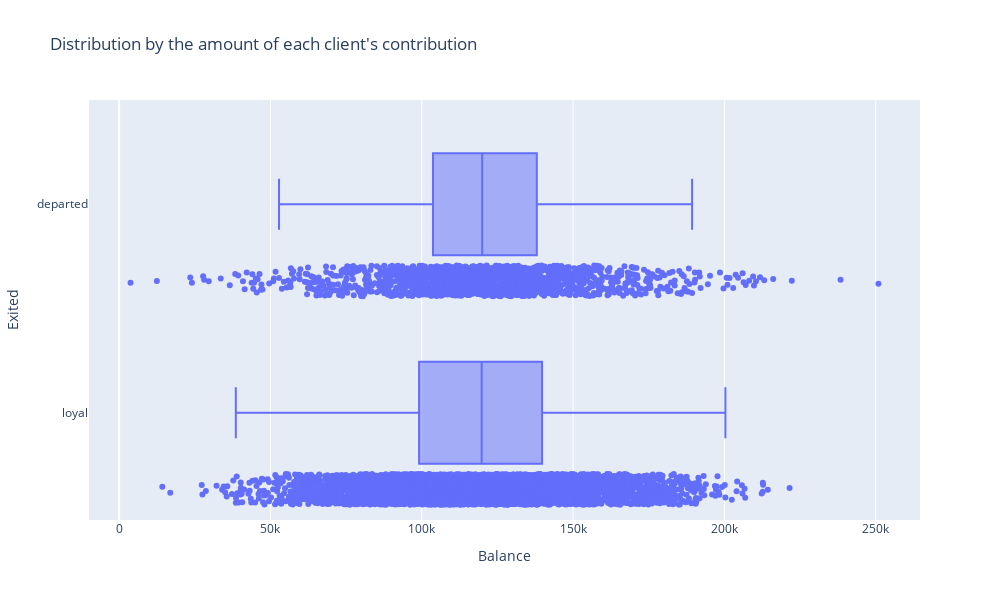

Notebook source saved alongside this figure:
### Markdown cell above
**9.3.** Look at the distribution of the client's balance in the context of the outflow sign. How do the amounts on the savings account of departed and loyal customers differ? Think about it and write down what this may be related to, what may not suit the departed customers in the bank.

### Code cell
#rename the value 0 - loyal and 1 -departed, for ease of visualization
churn_data['Exited'] = churn_data['Exited'].apply(lambda x: 'departed' if x==1 else'loyal').astype('object')
box_data1 = churn_data
#we will make a selection for clients whose balance is more than $ 2500
box_data1 = churn_data[churn_data['Balance']>2500]

#Let's build a box diagram
fig1 = px.box(
    data_frame = box_data1, 
    x = 'Balance',
    y = 'Exited',
    points="all",           #show points
    height = 600,           #chart height
    width = 1000,           #width of the graph
    title = "Distribution by the amount of each client's contribution",
)
fig1.show()

### Figure 1 — Plotly figure (JSON) as saved in the notebook; plotly's stock layout.template omitted (floating-point values rounded to 4 significant figures; data arrays with more than 128 entries replaced by an {"elided": "..."} marker saying what was removed)
{"data": [{"alignmentgroup": "True", "boxpoints": "all", "hovertemplate": "Balance=%{x}<br>Exited=%{y}<extra></extra>", "legendgroup": "", "marker": {"color": "#636efa"}, "name": "", "notched": false, "offsetgroup": "", "orientation": "h", "showlegend": false, "type": "box", "x": {"elided": "6383 float values"}, "x0": " ", "xaxis": "x", "y": {"elided": "6383 str values"}, "y0": " ", "yaxis": "y"}], "layout": {"boxmode": "group", "height": 600, "legend": {"tracegroupgap": 0}, "title": {"text": "Distribution by the amount of each client's contribution"}, "width": 1000, "xaxis": {"anchor": "y", "domain": [0, 1], "title": {"text": "Balance"}}, "yaxis": {"anchor": "x", "domain": [0, 1], "title": {"text": "Exited"}}}}
